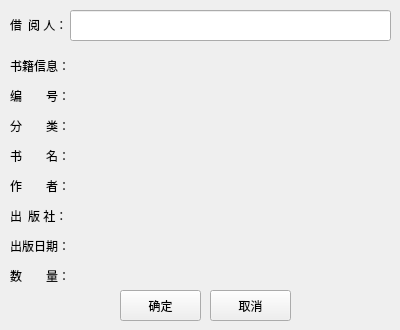
<?xml version="1.0" encoding="UTF-8"?>
<ui version="4.0">
 <class>Form</class>
 <widget class="QWidget" name="Form">
  <property name="geometry">
   <rect>
    <x>0</x>
    <y>0</y>
    <width>400</width>
    <height>330</height>
   </rect>
  </property>
  <property name="minimumSize">
   <size>
    <width>400</width>
    <height>330</height>
   </size>
  </property>
  <property name="maximumSize">
   <size>
    <width>400</width>
    <height>330</height>
   </size>
  </property>
  <property name="font">
   <font>
    <family>微软雅黑</family>
   </font>
  </property>
  <property name="windowTitle">
   <string>演武小学图书馆管理系统</string>
  </property>
  <property name="windowIcon">
   <iconset>
    <normaloff>school_logo.png</normaloff>school_logo.png</iconset>
  </property>
  <widget class="QLabel" name="label">
   <property name="geometry">
    <rect>
     <x>10</x>
     <y>9</y>
     <width>61</width>
     <height>31</height>
    </rect>
   </property>
   <property name="text">
    <string>借  阅 人：</string>
   </property>
  </widget>
  <widget class="QLabel" name="label_2">
   <property name="geometry">
    <rect>
     <x>10</x>
     <y>50</y>
     <width>71</width>
     <height>31</height>
    </rect>
   </property>
   <property name="text">
    <string>书籍信息：</string>
   </property>
  </widget>
  <widget class="QLineEdit" name="stu_name">
   <property name="geometry">
    <rect>
     <x>70</x>
     <y>10</y>
     <width>321</width>
     <height>31</height>
    </rect>
   </property>
  </widget>
  <widget class="QLabel" name="name">
   <property name="geometry">
    <rect>
     <x>10</x>
     <y>140</y>
     <width>381</width>
     <height>31</height>
    </rect>
   </property>
   <property name="text">
    <string>书　　名：</string>
   </property>
  </widget>
  <widget class="QLabel" name="author">
   <property name="geometry">
    <rect>
     <x>10</x>
     <y>170</y>
     <width>381</width>
     <height>31</height>
    </rect>
   </property>
   <property name="text">
    <string>作　　者：</string>
   </property>
  </widget>
  <widget class="QLabel" name="publisher">
   <property name="geometry">
    <rect>
     <x>10</x>
     <y>200</y>
     <width>381</width>
     <height>31</height>
    </rect>
   </property>
   <property name="text">
    <string>出  版 社：</string>
   </property>
  </widget>
  <widget class="QLabel" name="date">
   <property name="geometry">
    <rect>
     <x>10</x>
     <y>230</y>
     <width>381</width>
     <height>31</height>
    </rect>
   </property>
   <property name="text">
    <string>出版日期：</string>
   </property>
  </widget>
  <widget class="QLabel" name="count">
   <property name="geometry">
    <rect>
     <x>10</x>
     <y>260</y>
     <width>381</width>
     <height>31</height>
    </rect>
   </property>
   <property name="text">
    <string>数　　量：</string>
   </property>
  </widget>
  <widget class="QPushButton" name="ok">
   <property name="geometry">
    <rect>
     <x>120</x>
     <y>290</y>
     <width>81</width>
     <height>31</height>
    </rect>
   </property>
   <property name="text">
    <string>确定</string>
   </property>
  </widget>
  <widget class="QPushButton" name="cancel">
   <property name="geometry">
    <rect>
     <x>210</x>
     <y>290</y>
     <width>81</width>
     <height>31</height>
    </rect>
   </property>
   <property name="text">
    <string>取消</string>
   </property>
  </widget>
  <widget class="QLabel" name="number">
   <property name="geometry">
    <rect>
     <x>10</x>
     <y>80</y>
     <width>381</width>
     <height>31</height>
    </rect>
   </property>
   <property name="text">
    <string>编　　号：</string>
   </property>
  </widget>
  <widget class="QLabel" name="classify">
   <property name="geometry">
    <rect>
     <x>10</x>
     <y>110</y>
     <width>381</width>
     <height>31</height>
    </rect>
   </property>
   <property name="text">
    <string>分　　类：</string>
   </property>
  </widget>
 </widget>
 <resources/>
 <connections>
  <connection>
   <sender>cancel</sender>
   <signal>clicked()</signal>
   <receiver>Form</receiver>
   <slot>close()</slot>
   <hints>
    <hint type="sourcelabel">
     <x>255</x>
     <y>307</y>
    </hint>
    <hint type="destinationlabel">
     <x>331</x>
     <y>246</y>
    </hint>
   </hints>
  </connection>
 </connections>
</ui>
